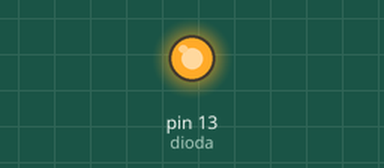
Simulated run of this sketch. Board: Arduino Uno, built with avr-gcc and run on an emulated ATmega328P. On the bench: output pins drawn as LEDs (lit = HIGH).

Above: at 0.2 s.
At 16.7 s:
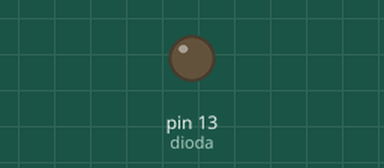
Timing chart, 0 to 24.7 s (numbered marks = the images above):
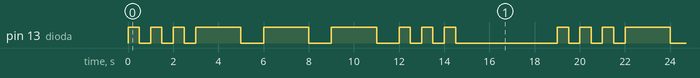

Measured:
- by itself, pin 13 (dioda): repeats every 19.0 s: 2 × (LOW 0.50 s, HIGH 0.50 s), LOW 0.50 s, 3 × (HIGH 2.0 s, LOW 1.0 s), 2 × (HIGH 0.50 s, LOW 0.50 s), HIGH 0.50 s, LOW 4.5 s, HIGH 0.50 s
- by itself, everything shown: repeats every 19.0 s, in 18 steps

The sketch:

fantastic_waasa_blad1.ino
```cpp
int dioda = 13;
int czas = 500;
void setup(){
    pinMode(dioda, OUTPUT);
}
void loop(){
    for (int i = 0; i < 3; i = i + 1){
        digitalWrite(dioda, HIGH);
        delay(czas);
        digitalWrite(dioda, LOW);
        delay(czas);
    }
  for (int i = 0; i < 3; i = i + 1){
        digitalWrite(dioda, HIGH);
        delay(czas+1500);
        digitalWrite(dioda, LOW);
        delay(czas+500);
    }
    for (int i = 0; i < 3; i = i + 1){
        digitalWrite(dioda, HIGH);
        delay(czas);
        digitalWrite(dioda, LOW);
        delay(czas);
    }
    delay(4000);
}
```
